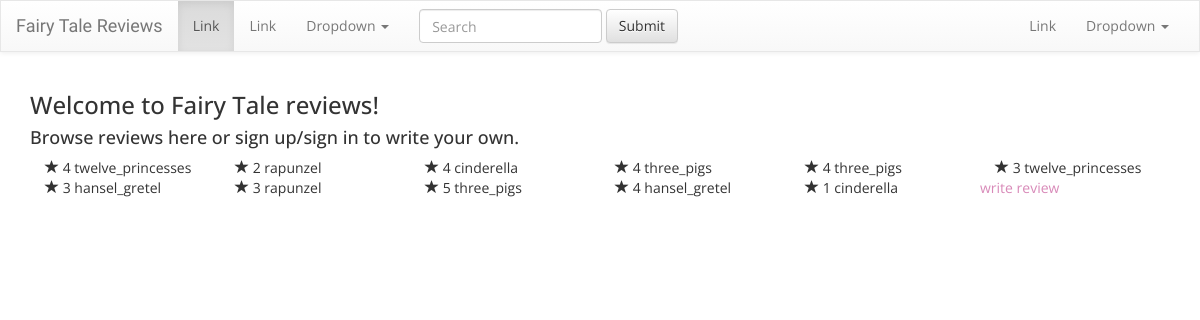
Before: / with the older database file.
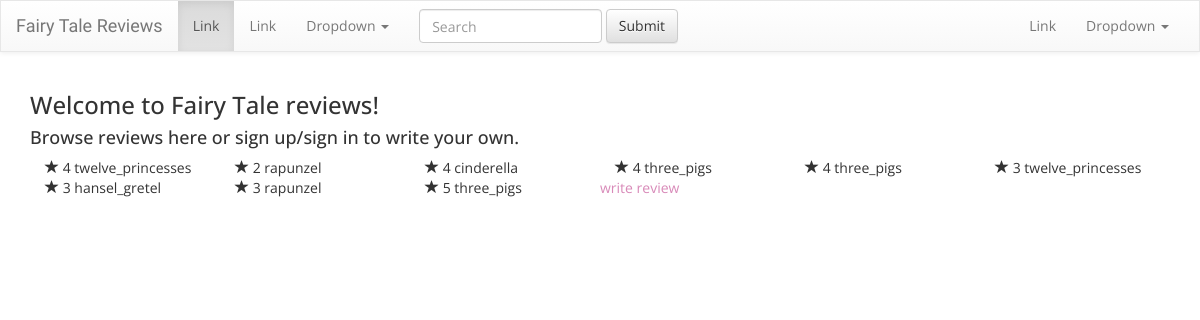
After: the same page with the newer database file.
### reviews/models.py (models this page shows, shortened)
class Review(models.Model):
	author = models.ForeignKey('auth.User')
	TITLE_CHOICES = (
		('cinderella', 'Cinderella'),
		('hansel_gretel', 'Hansel & Gretel'),
		('rapunzel', 'Rapunzel'),
		('snow_white', 'Snow White and the Seven Dwarfs'),
		('three_pigs', 'The Three Little Pigs'),
		('twelve_princesses', 'The 12 Dancing Princesses')
		)
	title = models.CharField(max_length=100, choices=TITLE_CHOICES)
	text = models.TextField()
	stars_overall = models.IntegerField()
	stars_story = models.IntegerField()
	stars_characters = models.IntegerField()
	stars_relevance = models.IntegerField()
	review_date = models.DateTimeField(blank=True, null=True)

### reviews/views.py (the view)
# urls.py: url(r'^$', views.all_reviews, name='all_reviews'),
def all_reviews(request):
	reviews = Review.objects.filter(review_date__lte=timezone.now()).order_by('review_date')
	return render(request, 'reviews/all_reviews.html', {'reviews': reviews})

### reviews/templates/reviews/all_reviews.html (shortened to what this page needs)
{% extends 'base.html' %}
{% block content %}
<p><h3>Welcome to Fairy Tale reviews!</h3>
<h4>Browse reviews here or sign up/sign in to write your own.</h4></p>
<p>
		{% for review in reviews %}
		<div class="col-md-2">
			<span class="glyphicon glyphicon-star"></span>
			{{ review.stars_overall }}
			{{ review.title }}
		</div>
		{% endfor %}
<a href="{% url 'write_review' %}">write review</a>
{% endblock %}

### reviews/templates/base.html (shortened to what this page needs)
{% load staticfiles %}
<!DOCTYPE html>
<head>
        <link rel="stylesheet" href="https://maxcdn.bootstrapcdn.com/bootstrap/3.3.6/css/bootstrap.min.css">
        <link rel="stylesheet" href="https://maxcdn.bootstrapcdn.com/bootstrap/3.3.6/css/bootstrap-theme.min.css">
    <link rel="stylesheet" href={% static 'styles/style.css' %}>
</head>
<body>
  <nav class="navbar navbar-default">
    <div class="container-fluid">
      <div class="navbar-header">
        <a class="navbar-brand" href="/">Fairy Tale Reviews</a>
      </div>
      <div class="collapse navbar-collapse" id="bs-example-navbar-collapse-1">
        <ul class="nav navbar-nav">
          <li class="active"><a href="#">Link <span class="sr-only">(current)</span></a></li>
          <li><a href="#">Link</a></li>
          <li class="dropdown">
            <a href="#" class="dropdown-toggle" data-toggle="dropdown" role="button" aria-haspopup="true" aria-expanded="false">Dropdown <span class="caret"></span></a>
          </li>
        </ul>
        <form class="navbar-form navbar-left" role="search">
          <div class="form-group">
            <input type="text" class="form-control" placeholder="Search">
          </div>
          <button type="submit" class="btn btn-default">Submit</button>
        </form>
        <ul class="nav navbar-nav navbar-right">
          <li><a href="#">Link</a></li>
          <li class="dropdown">
            <a href="#" class="dropdown-toggle" data-toggle="dropdown" role="button" aria-haspopup="true" aria-expanded="false">Dropdown <span class="caret"></span></a>
          </li>
        </ul>
      </div>
    </div>
  </nav>
<div class="container">
  {% block content %}
  {% endblock %}
</div>
</body>
</html>

### reviews/static/styles/style.css (style rules this page uses)
.navbar-default { border-radius: 0px; }
a.navbar-brand { font-family: 'Love Ya Like A Sister', serif; color: #B96A9A; }
body { font-family: 'Open Sans', sans-serif; }
a { color: #D889B8; }

Changed rows visible on the page:
removed Review: stars_overall "4", title "hansel_gretel"
removed Review: stars_overall "1", title "cinderella"
